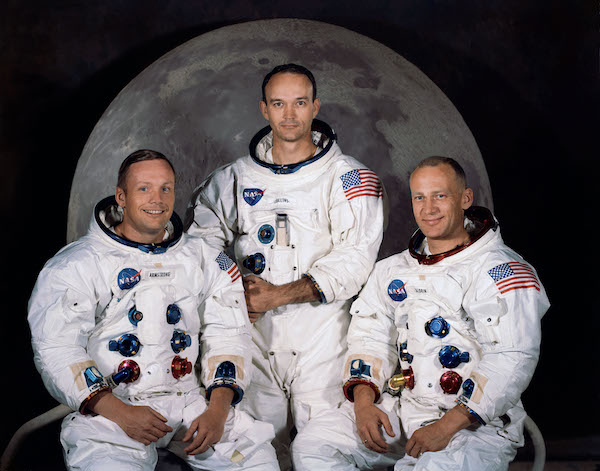
#> input picture acl_dvpp_openpose/data/p3.jpg, 600 x 471 px, found by its file name
$ jupyter execute --allow-errors openpose_without_dvpp.ipynb   (shell and % lines are left out)
#> lines starting #> are read from the running program, lines starting #| are printed output that depends on the picture
### acl_openpose/acl_model.py
"""
Copyright (R) @huawei.com, all rights reserved
-*- coding:utf-8 -*-
CREATED:  2020-6-04 20:12:13
MODIFIED: 2020-6-28 14:04:45
"""
import acl
import struct
import numpy as np
from constant import ACL_MEM_MALLOC_NORMAL_ONLY, \
    ACL_MEMCPY_HOST_TO_DEVICE, ACL_MEMCPY_DEVICE_TO_HOST, \
    ACL_ERROR_NONE, NPY_BYTE
from acl_util import check_ret
import cv2
from postprocessing import estimate_paf

class Model(object):
    def __init__(self,
                 device_id,
                 model_path,
                 model_input_width,
                 model_input_height):
        self.device_id = device_id
        self.model_path = model_path    # string
        self.model_id = None            # pointer
        self.context = None             # pointer
        self.stream = None
        self.input_data = None
        self.output_data = None
        self.model_desc = None          # pointer when using
        self.input0_dataset_buffer = None
        self.input1_dataset_buffer = None
        self.input1_buffer = None
        self.model_input_width = model_input_width
        self.model_input_height = model_input_height
        self.input_dataset = None
        self.init_resource()


    # [25 lines left out: function __del__, not called in this run]

    def init_resource(self):
        print("[ACL] init resource stage:")
        acl.init()
#> (this line was passed over: acl is not available in this run)
        ret = acl.rt.set_device(self.device_id)
        check_ret("acl.rt.set_device", ret)

        self.context, ret = acl.rt.create_context(self.device_id)
        check_ret("acl.rt.create_context", ret)

        self.stream, ret = acl.rt.create_stream()
        check_ret("acl.rt.create_stream", ret)
        print("[ACL] init resource stage success")

        print("[Model] class Model init resource stage:")
        # context
        acl.rt.set_context(self.context)
        # load_model
        self.model_id, ret = acl.mdl.load_from_file(self.model_path)
        check_ret("acl.mdl.load_from_file", ret)
        self.model_desc = acl.mdl.create_desc()
        ret = acl.mdl.get_desc(self.model_desc, self.model_id)
        check_ret("acl.mdl.get_desc", ret)

        input_size = acl.mdl.get_num_inputs(self.model_desc)
        output_size = acl.mdl.get_num_outputs(self.model_desc)

        self._gen_output_dataset(output_size)
        print("model input size", input_size)
        for i in range(input_size):
            print("input ", i)
            print("model input dims", acl.mdl.get_input_dims(self.model_desc, i))
            print("model input datatype", acl.mdl.get_input_data_type(self.model_desc, i))
        print("=" * 50)
        print("model output size", output_size)
        for i in range(output_size):
            print("output ", i)
            print("model output dims", acl.mdl.get_output_dims(self.model_desc, i))
            print("model output datatype", acl.mdl.get_output_data_type(self.model_desc, i))
        print("=" * 50)
        print("[Model] class Model init resource stage success")

    def transfer_img_to_device(self, img_resized):

        img_host_ptr = acl.util.numpy_to_ptr(img_resized)
        print(img_host_ptr)
        img_buf_size = img_resized.itemsize * img_resized.size
        print("img_buf_size", img_buf_size)
        img_dev_ptr, ret = acl.rt.malloc(img_buf_size, ACL_MEM_MALLOC_NORMAL_ONLY)
        check_ret("acl.rt.malloc", ret)
        ret = acl.rt.memcpy(img_dev_ptr, img_buf_size, img_host_ptr, img_buf_size, ACL_MEMCPY_HOST_TO_DEVICE)
        check_ret("acl.rt.memcpy", ret)

        return img_dev_ptr, img_buf_size

    def run(self, img):
        img_resized = cv2.resize(img, (self.model_input_width, self.model_input_height))[:, :, ::-1]
        img_resized = img_resized.astype(np.float32)

        img_dev_ptr, img_buf_size = self.transfer_img_to_device(img_resized)
#         print("img_dev_ptr, img_buf_size: ", img_dev_ptr, img_buf_size)
        self._gen_input_dataset(img_dev_ptr, img_buf_size)
        self.forward()

        self.peaks = self.get_model_output_by_index(self.output_data, 0)
        self.heatmat = self.get_model_output_by_index(self.output_data, 1)
        self.pafmat = self.get_model_output_by_index(self.output_data, 2)
        self.humans = estimate_paf(self.peaks, self.heatmat, self.pafmat)

        ret= acl.rt.free(img_dev_ptr)
        check_ret("acl.rt.free", ret)
        return self.humans

    # [81 lines left out: functions forward, get_model_output_by_index, _gen_input_dataset, _gen_output_dataset, _release_dataset, not called in this run]

### acl_openpose/openpose_without_dvpp.ipynb
[cell 1]
import numpy as np
from PIL import Image, ImageDraw
from acl_model import Model
import cv2
import matplotlib.pyplot as plt
import acl
from constant import ACL_MEMCPY_DEVICE_TO_HOST, NPY_BYTE
import struct
from postprocessing import estimate_paf, draw_humans

[cell 2]
device_id = 1
input_size = 368
model_path = "./model/openpose_no_aipp.om"

[cell 3]
model = Model(device_id, model_path, input_size, input_size)
#> (the call stopped at in init_resource, `ret = acl.rt.set_device(self.device_id)`: acl is not available in this run)

[cell 4]
img_dict = {"path": "./data/p3.jpg", "dtype": np.uint8}

[cell 5]
img_org_bgr = cv2.imread(img_dict["path"])
#> img_org_bgr is the input picture: shape (471, 600, 3); mean B, G, R 93.5, 91.3, 97.3

[cell 6]
1
#> (the rest of this cell did not finish here and is left out)

#> in run, `img_resized = cv2.resize(img, (self.model_input_width, self.model_inpu..`:
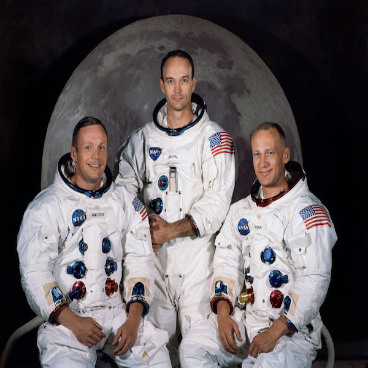
#> img_resized: shape (368, 368, 3); mean R, G, B 97.2, 91.2, 93.4

#> (a cell that did not finish here is left out)

#> (a cell that did not finish here is left out)


$ run again, with acl_dvpp_openpose/data/dog2_1024_683.jpg copied over acl_dvpp_openpose/data/p3.jpg
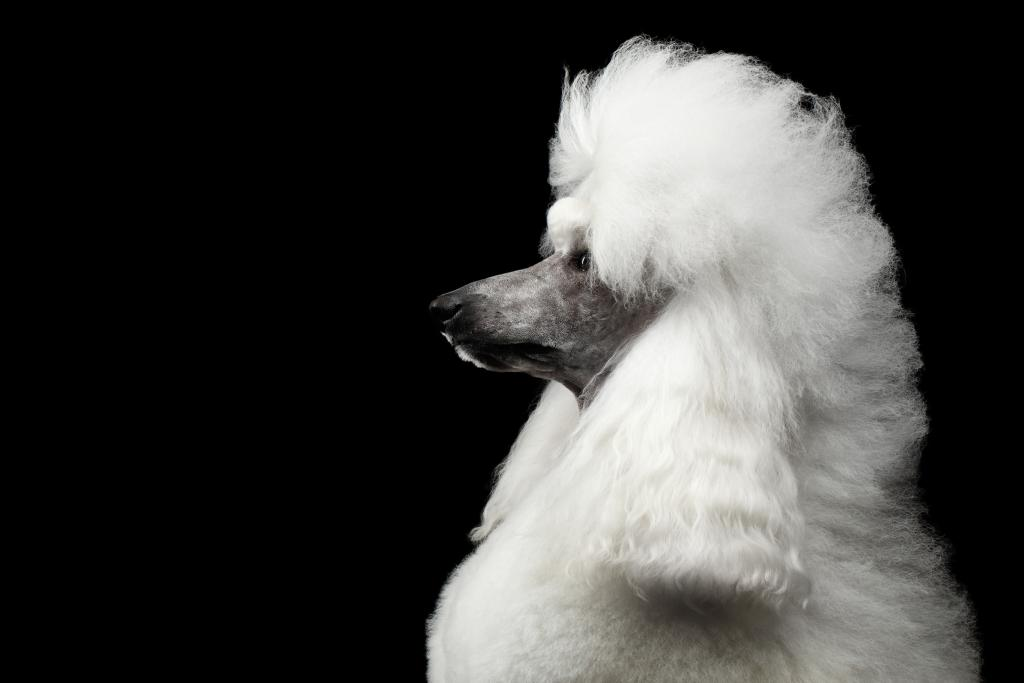
#> input picture acl_dvpp_openpose/data/dog2_1024_683.jpg, 1024 x 683 px, found by its file name
#> img_org_bgr is the input picture: shape (683, 1024, 3); mean B, G, R 59.9, 61.6, 61.9
#> in run, `img_resized = cv2.resize(img, (self.model_input_width, self.model_inpu..`:
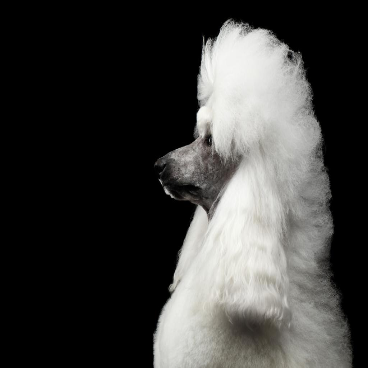
#> img_resized: shape (368, 368, 3); mean R, G, B 61.9, 61.6, 59.9

$ run again, with acl_dvpp_openpose/data/golf.jpg copied over acl_dvpp_openpose/data/p3.jpg
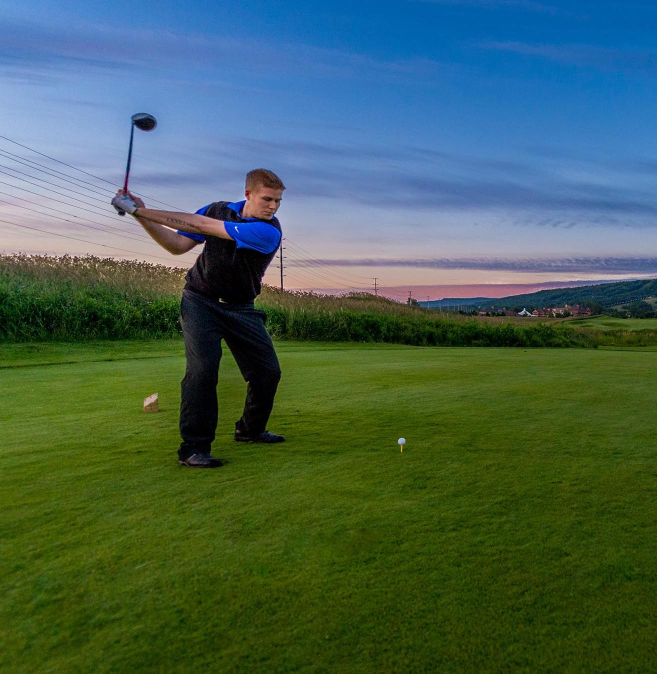
#> input picture acl_dvpp_openpose/data/golf.jpg, 1313 x 1348 px, found by its file name (shown at 1/2 size)
#> img_org_bgr is the input picture: shape (1348, 1313, 3); mean B, G, R 83.8, 97.5, 70.1
#> in run, `img_resized = cv2.resize(img, (self.model_input_width, self.model_inpu..`:
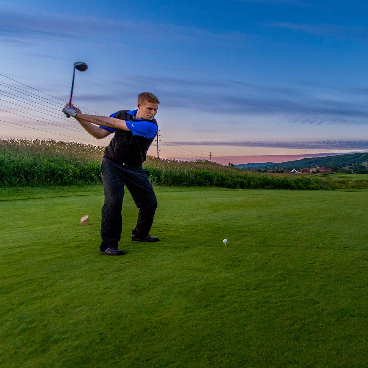
#> img_resized: shape (368, 368, 3); mean R, G, B 70, 97.3, 83.7
